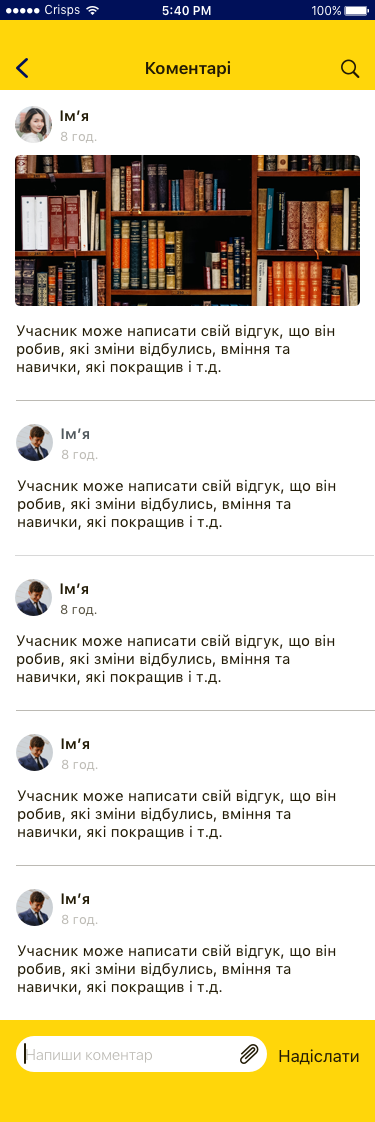
#> input picture tools/school-comments/base.png, 375 x 1122 px
$ python render.py
#> lines starting #> are read from the running program, lines starting #| are printed output that depends on the picture; after the words box and inside, x2 and y2 are one past the last pixel; in counts of white or black regions, pixels touching at a corner belong together
# Rewrites the School "Коментарі" screen for the pull-up challenge: the post photo becomes the pull-up photo,
# the placeholder names and comments become real ones. base.png: her 2020 screen (375 x 1122);
# pullups.png: the Progress photo, the boy seen from behind (Figma AI, 2026-10-12); pullups-face.png: the earlier front view, used only for his avatar. Run from this folder.
# Writes the scrolling middle of the screen at 2x: ../../assets/work/school/screen-p-comments.webp
from PIL import Image, ImageDraw, ImageFont
base = Image.open('base.png').convert('RGB').resize((750, 2244), Image.LANCZOS)
im = base.crop((0, 180, 750, 2040))          # between the nav (0-180) and the comment field (2040-2244)
d = ImageDraw.Draw(im)
F = 'C:/Windows/Fonts/'
name_f = ImageFont.truetype(F + 'segoeuib.ttf', 29)
time_f = ImageFont.truetype(F + 'segoeui.ttf', 24)
text_f = ImageFont.truetype(F + 'segoeui.ttf', 29)
INK, GREY, WHITE = (40, 40, 36), (180, 180, 178), (255, 255, 255)

# the post photo: the boy at the bar and the calendar, rounded like the original
ph = Image.open('pullups.png').convert('RGB')
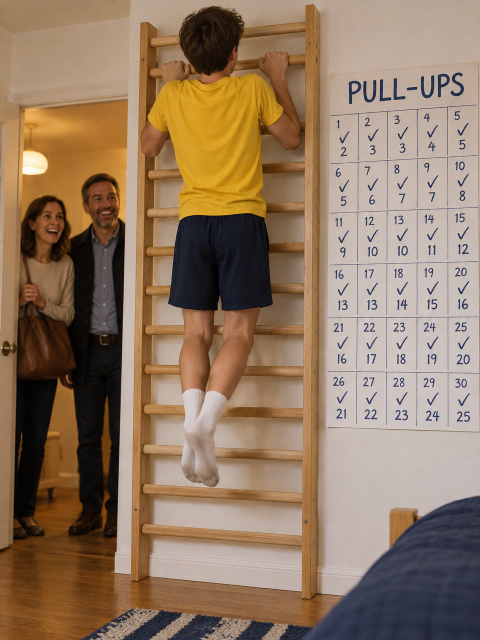
#> input picture tools/school-comments/pullups.png, 960 x 1280 px (shown at 1/2 size)
#> ph is the input picture: PIL image 960x1280 RGB; mean R, G, B 146.2, 121.1, 97.9
box = (30, 130, 720, 431)
w, h = box[2] - box[0], box[3] - box[1]
src = ph.crop((270, 40, 270 + 690, 40 + round(690 * h / w))).resize((w, h), Image.LANCZOS)
mask = Image.new('L', (w, h), 0); ImageDraw.Draw(mask).rounded_rectangle((0, 0, w - 1, h - 1), 12, fill=255)
#> after `mask = Image.new('L', (w, h), 0)`: mask: PIL image 690x301 L; every value is 0
#> after `ImageDraw.Draw(mask).rounded_rectangle((0, 0, w - 1, h - 1), 12, fill=`:
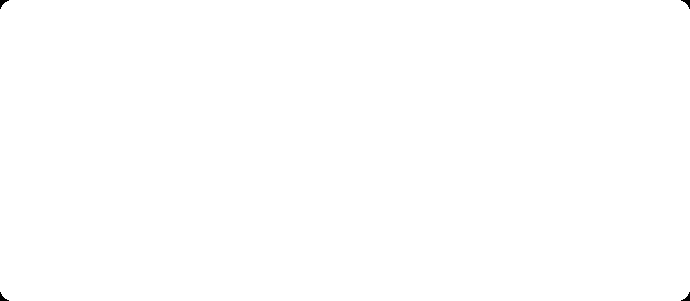
#> mask: PIL image 690x301 L; 99.9% white; 4 black regions, box (x1, y1, x2, y2) and area: (0, 0, 9, 9) 34, (681, 0, 690, 9) 34, (0, 292, 9, 301) 34, (681, 292, 690, 301) 34
im.paste(src, box[:2], mask)

# avatars: faces from the page's own photos (all AI images), cut into circles
def face(path, cx, cy, half):
#> called with path = 'pullups-face.png', cx = 393, cy = 140, half = 62
    return Image.open(path).convert('RGB').crop((cx - half, cy - half, cx + half, cy + half))
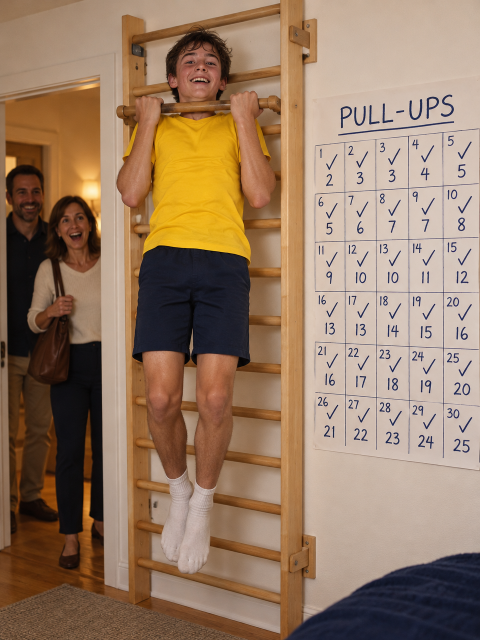
#> input picture tools/school-comments/pullups-face.png, 960 x 1280 px (shown at 1/2 size)
A = '../../assets/work/school/'
avatars = [
    face('pullups-face.png', 393, 140, 62),                 # Maksym: his face from the earlier front-view photo
    face(A + 'kids-home-1536.webp', 878, 300, 115),         # Ostap
    face(A + 'kids-home-1536.webp', 625, 335, 100),         # Darynka
    face(A + 'kid-runs-960.webp', 347, 290, 78),            # Ivan
    face(A + 'teacher-prep-1024.webp', 527, 250, 112),      # the teacher
]
#> call 2 of face, with cx = 878, cy = 300, half = 115
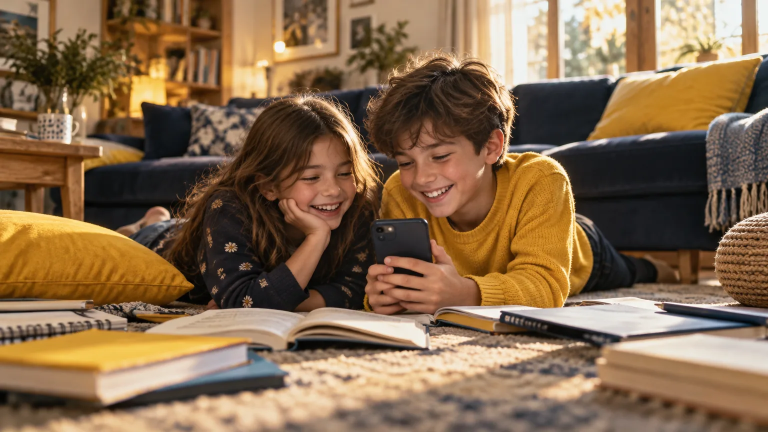
#> input picture assets/work/school/kids-home-1536.webp, 1536 x 864 px (shown at 1/2 size)
#> call 4 of face, with cx = 347, cy = 290, half = 78
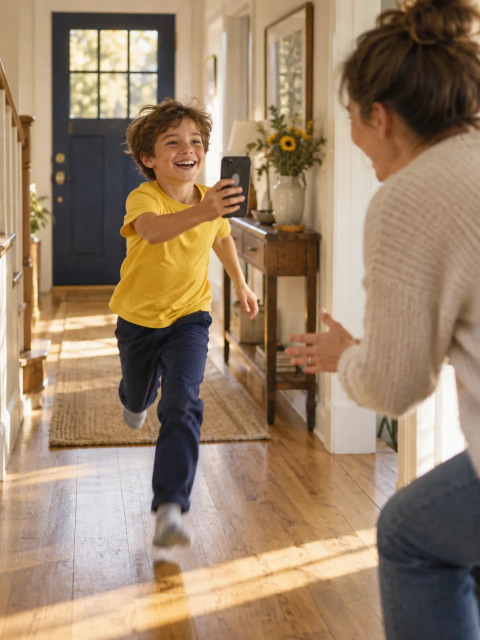
#> input picture assets/work/school/kid-runs-960.webp, 960 x 1280 px (shown at 1/2 size)
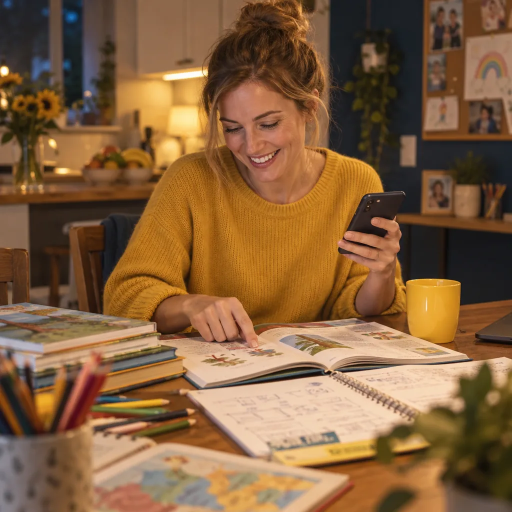
#> input picture assets/work/school/teacher-prep-1024.webp, 1024 x 1024 px (shown at 1/2 size)
# each comment: (top of the comment, top of its text, name, time, lines); dividers at 620, 930, 1240, 1550
comments = [
    (0, 466, 'Максим', '8 год.', ['День 30: 25 разів! Місяць тому ледве', 'підтягувався 2. Дякую всім, хто', 'підтримував і коментував.']),
    (620, 776, 'Остап', '7 год.', ['Ну ти даєш! У мене сьогодні 21,', 'до кінця тижня наздожену.']),
    (930, 1086, 'Даринка', '6 год.', ['Я теж починала з 2, тепер 18.', 'Ваші фото щодня мотивують', 'не пропускати.']),
    (1240, 1396, 'Іван', '5 год.', ['Хто з 7-Б далі? Давайте продовжимо', 'челендж на наступний місяць.']),
    (1550, 1706, 'Олена Іванівна', '3 год.', ['Бачу, як ростуть ваші цифри.', 'Так тримати, ви молодці!']),
]
for (top, ttop, name, time, lines), av in zip(comments, avatars):
    ay = top + (30 if top == 0 else 46)                     # avatar top
    d.ellipse((24, ay - 6, 112, ay + 80), fill=WHITE)
    av = av.resize((74, 74), Image.LANCZOS)
    m = Image.new('L', (74, 74), 0); ImageDraw.Draw(m).ellipse((0, 0, 73, 73), fill=255)
    im.paste(av, (31, ay), m)
    ny = ay + 6
    d.rectangle((112, ny - 12, 724, ny + 86), fill=WHITE)   # old name and time
    d.text((124, ny - 2), name, font=name_f, fill=INK)
    d.text((124, ny + 40), time, font=time_f, fill=GREY)
    d.rectangle((24, ttop - 2, 730, ttop + 112), fill=WHITE)  # old three lines of text
    for i, line in enumerate(lines):
        d.text((32, ttop + i * 36), line, font=text_f, fill=INK)
#> this loop made 5 passes
#> (top, ttop, name, time, ay, ny) on passes 1 to 4: (0, 466, 'Максим', '8 год.', 30, 36), (620, 776, 'Остап', '7 год.', 666, 672), (930, 1086, 'Даринка', '6 год.', 976, 982), (1240, 1396, 'Іван', '5 год.', 1286, 1292)
#> (top, ttop, name, time, lines, ay, ny) on pass 5: (1550, 1706, 'Олена Іванівна', '3 год.', ['Бачу, як ростуть ваші цифри.', 'Так тримати, ви молодці!'], 1596, 1602)
#> m: PIL image 74x74 L; 78.5% white; 4 black regions, box (x1, y1, x2, y2) and area: (0, 0, 31, 31) 295, (43, 0, 74, 31) 295, (0, 43, 31, 74) 295, (43, 43, 74, 74) 295

im.save('../../assets/work/school/screen-p-comments.webp', quality=90, method=6)
im.crop((0, 0, 750, 1300)).save('preview.png')
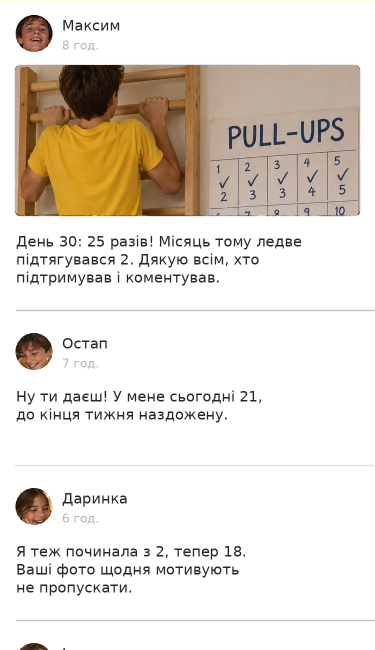
#> saved as preview.png: PIL image 750x1300 RGB (shown at 1/2 size); mean R, G, B 228.3, 221, 212.4
